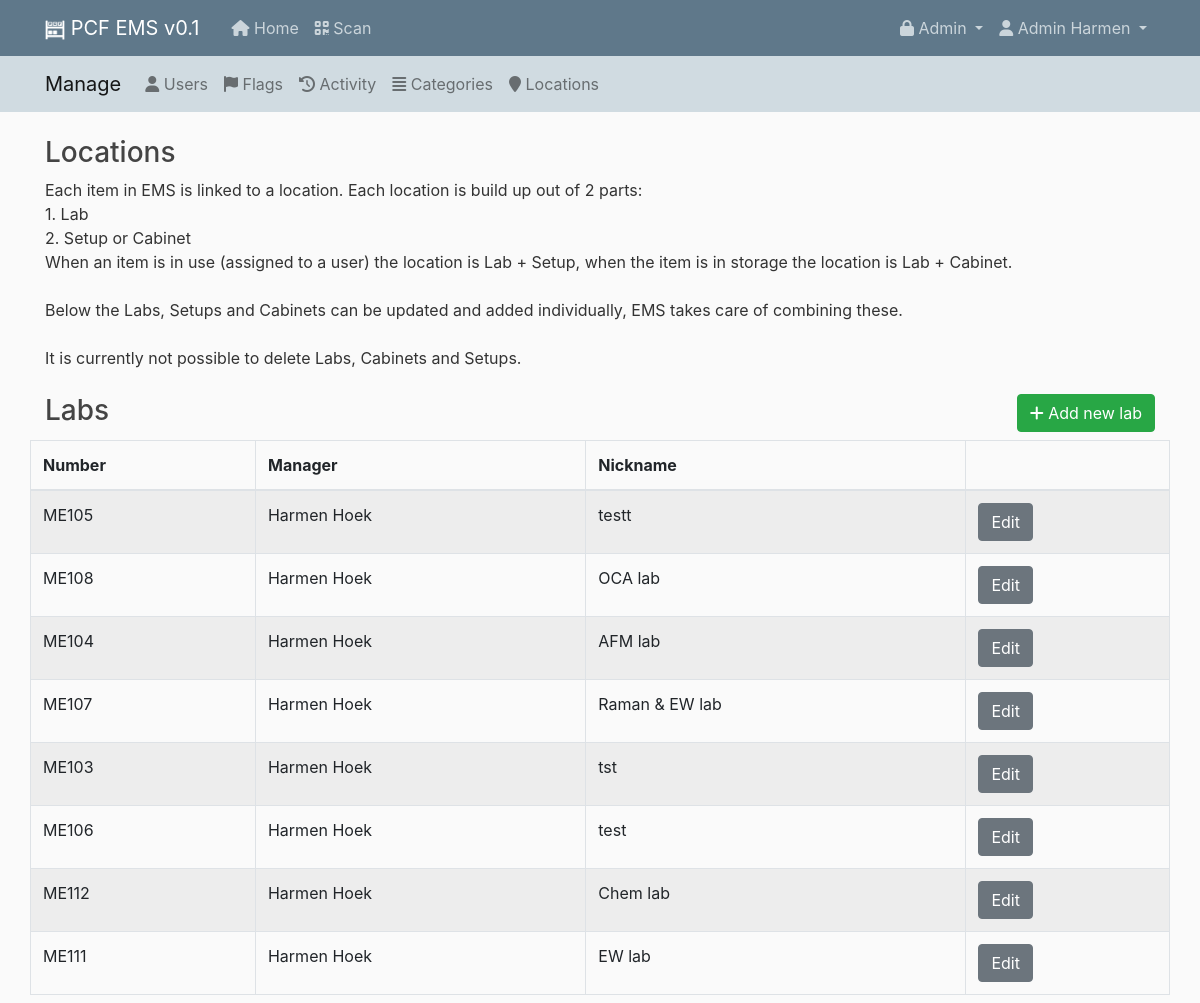
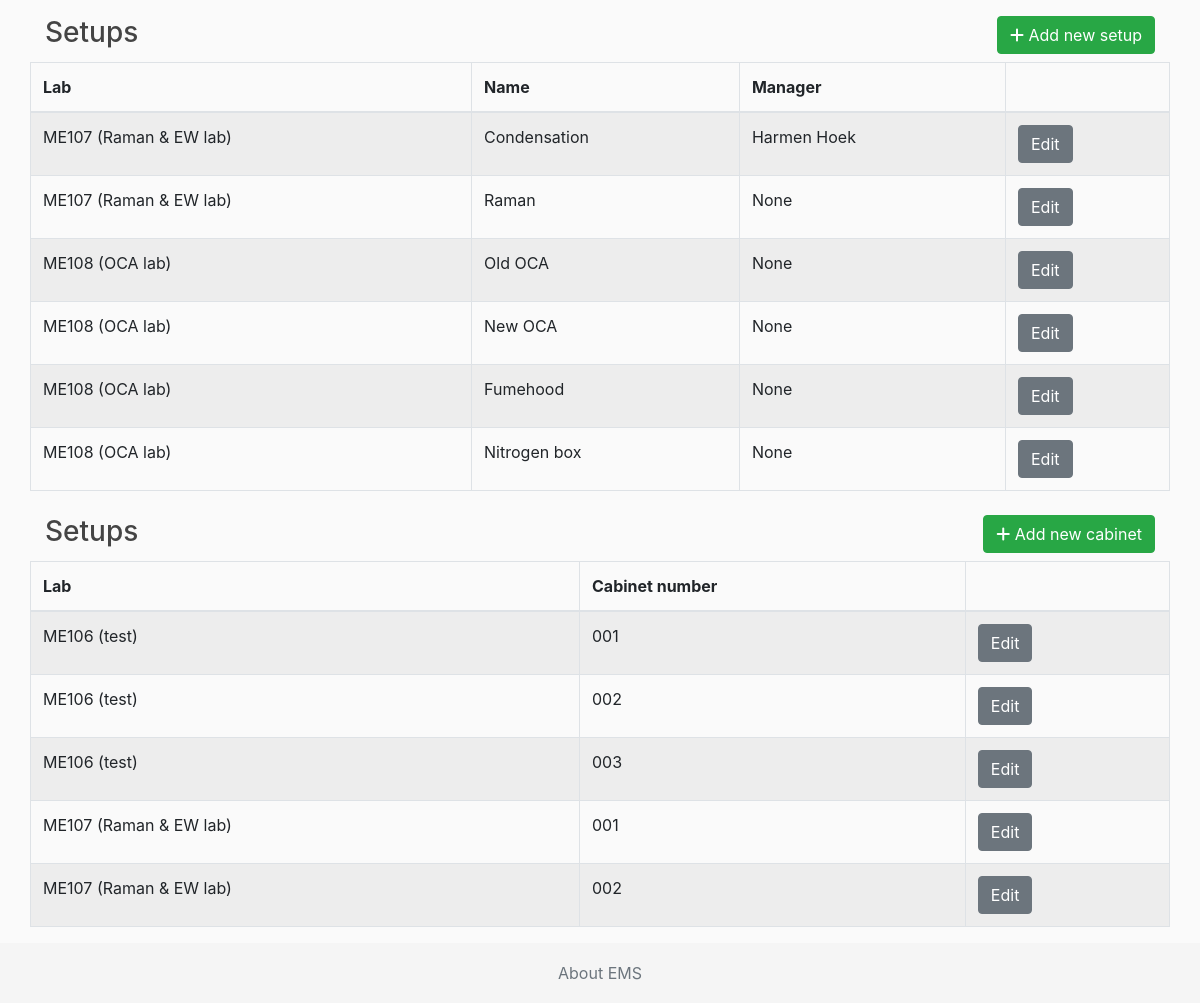
Page /manage/locations/ (signed in) on the committed database (2 pictures, top to bottom).
### ems/models.py (models this page shows, shortened)
class Lab(models.Model):
    number = models.CharField(max_length=5)
    manager = models.ForeignKey(User, on_delete=models.SET_NULL, null=True, blank=True, default=2, limit_choices_to={'is_superuser': False})
    nickname = models.CharField(max_length=20, default='', null=True, blank=True)
    history = HistoricalRecords()
    def __str__(self):
        return f"{self.number} ({self.nickname})"

class Setup(models.Model):
    lab = models.ForeignKey(Lab, on_delete=models.CASCADE)
    name = models.CharField(max_length=100)
    manager = models.ForeignKey(User, on_delete=models.SET_NULL, null=True, blank=True, default='undefined', limit_choices_to={'is_superuser': False})
    history = HistoricalRecords()

class Cabinet(models.Model):
    lab = models.ForeignKey(Lab, on_delete=models.CASCADE)
    number = models.CharField(max_length=10)
    history = HistoricalRecords()

### ems_manage/views.py (the view)
# urls.py: path('locations/', LocationsView.as_view(), name='manage-locations'),
class LocationsView(ListView):
    model = Lab
    template_name = 'ems_manage/location_list.html'
    def get_context_data(self, **kwargs): # to send extra data
        context = super().get_context_data(**kwargs)
        setups = Setup.objects.all()
        context['setups'] = setups
        cabinets = Cabinet.objects.all()
        context['cabinets'] = cabinets
        return context

### ems/models.py (called while the page is built)
def get_first_name(self):
    return f'{self.first_name} {self.last_name}'

### ems_manage/templates/ems_manage/location_list.html
{% extends "ems_manage/manage_base.html" %}
{% block content %}
<div class="row">
    <div class="col col-12">
        <div class="float-left my-2">
            <h3 class="d-inline">Locations</h3>
        </div>
    </div>
</div>
<p>
    Each item in EMS is linked to a location. Each location is build up out of 2 parts:<br>
    1. Lab <br>
    2. Setup or Cabinet <br>
    When an item is in use (assigned to a user) the location is Lab + Setup, when the item is in storage the location
    is Lab + Cabinet.<br>
    <br>
    Below the Labs, Setups and Cabinets can be updated and added individually, EMS takes care of combining these.<br>
    <br>
    It is currently not possible to delete Labs, Cabinets and Setups.
</p>
<div class="row">
    <div class="col col-12">
        <div class="float-left my-2">
            <h3 class="d-inline">Labs</h3>
        </div>
        <div class="float-right my-2">
            <a class="btn btn-success" href="{% url 'manage-labs-add' %}"><i class="fas fa-plus"></i> Add new lab</a>
        </div>
    </div>
</div>
<div class="row">
    <table id="user_list" class="table table-striped table-bordered table">
        <thead>
        <tr>
            <th data-priority="10">Number</th>
            <th data-priority="10">Manager</th>
            <th data-priority="10">Nickname</th>
            <th data-priority="10"></th>
        </tr>
        </thead>
        <tbody>
        {% for item in object_list %}
        <tr>
            <td>{{ item.number }}</td>
            <td>{{ item.manager }}</td>
            <td>{{ item.nickname }}</td>
            <td>
                <a href="{% url 'manage-labs-update' item.pk %}" class="btn btn-secondary">Edit</a>
            </td>
        </tr>
        {% endfor %}
        </tbody>
    </table>
</div>
<div class="row">
    <div class="col col-12">
        <div class="float-left my-2">
            <h3 class="d-inline">Setups</h3>
        </div>
        <div class="float-right my-2">
            <a class="btn btn-success" href="{% url 'manage-setups-add' %}"><i class="fas fa-plus"></i> Add new setup</a>
        </div>
    </div>
</div>
<div class="row">
    <table id="user_list" class="table table-striped table-bordered table">
        <thead>
        <tr>
            <th data-priority="10">Lab</th>
            <th data-priority="10">Name</th>
            <th data-priority="10">Manager</th>
            <th data-priority="10"></th>
        </tr>
        </thead>
        <tbody>
        {% for item in setups %}
        <tr>
            <td>{{ item.lab }}</td>
            <td>{{ item.name }}</td>
            <td>{{ item.manager }}</td>
            <td>
                <a href="{% url 'manage-setups-update' item.pk %}" class="btn btn-secondary">Edit</a>
            </td>
        </tr>
        {% endfor %}
        </tbody>
    </table>
</div>
<div class="row">
    <div class="col col-12">
        <div class="float-left my-2">
            <h3 class="d-inline">Setups</h3>
        </div>
        <div class="float-right my-2">
            <a class="btn btn-success" href="{% url 'manage-cabinets-add' %}"><i class="fas fa-plus"></i> Add new cabinet</a>
        </div>
    </div>
</div>
<div class="row">
    <table id="user_list" class="table table-striped table-bordered table">
        <thead>
        <tr>
            <th data-priority="10">Lab</th>
            <th data-priority="10">Cabinet number</th>
            <th data-priority="10"></th>
        </tr>
        </thead>
        <tbody>
        {% for item in cabinets %}
        <tr>
            <td>{{ item.lab }}</td>
            <td>{{ item.number }}</td>
            <td>
                <a href="{% url 'manage-cabinets-update' item.pk %}" class="btn btn-secondary">Edit</a>
            </td>
        </tr>
        {% endfor %}
        </tbody>
    </table>
</div>
{% endblock content %}

### ems/templates/ems/base.html (shortened to what this page needs)
{% load static %}
<!DOCTYPE html>
<html>
<head>
    {% load bootstrap4 %}
    {% bootstrap_css %}
    <link href="https://cdn.datatables.net/responsive/2.2.6/css/responsive.dataTables.min.css" rel="stylesheet">
    <link href="https://cdn.datatables.net/1.10.22/css/dataTables.bootstrap4.min.css" rel="stylesheet">
    <link rel="stylesheet" type="text/css" href="{% static 'ems/main.css' %}">
</head>
<body>
<header class="site-header">
    <nav class="navbar navbar-expand-md navbar-dark bg-steel fixed-top">
        <div class="container">
            <a class="navbar-brand mr-4" href="/">
                <img class="align-middle" style="height:1em;" src="{% static 'ems/favicon_white_192x192.png' %}" />
                PCF EMS v0.1
            </a>
            <div class="navbar-nav mr-auto">
                <a class="nav-item nav-link d-none d-md-block" href="{% url 'ems-home' %}"><i class="fas fa-home"></i> Home</a>
                <a class="nav-item nav-link" href="{% url 'ems-scanner' %}"><i class="fas fa-qrcode"></i> Scan</a>
            </div>
            <div class="collapse navbar-collapse" id="navbarToggle">
                <div class="navbar-nav">
                    {% if user.is_staff %}
                    <li class="nav-item dropdown">
                            <a class="nav-link dropdown-toggle" href="#" id="navbarDropdown" role="button"
                               data-toggle="dropdown" aria-haspopup="true" aria-expanded="false">
                                <i class="fas fa-lock"></i> Admin
                            </a>
                        </li>
                    {% endif %}
                    {% if user.is_authenticated %}
                        <li class="nav-item dropdown">
                            <a class="nav-link dropdown-toggle" href="#" id="navbarDropdown" role="button"
                               data-toggle="dropdown" aria-haspopup="true" aria-expanded="false">
                                <i class="fas fa-user"></i> {{ user.first_name }} {{ user.last_name }}
                            </a>
                        </li>
                    {% else %}
                        <a class="nav-item nav-link" href="{% url 'login' %}">Login</a>
                    {% endif %}
                </div>
            </div>
        </div>
    </nav>
</header>
    {% block secondheader %}{% endblock secondheader %}
<main role="main" class="container">
    <div class="row">
        <div class="col-md-12">
            {% block content %}{% endblock %}
        </div>
    </div>
</main>
<footer class="footer">
    <div class="container text-center">
        <span class="text-muted"><a class="text-muted" href="{% url 'ems-about' %}">About EMS</a></span>
    </div>
</footer>
</body>
</html>

### ems/static/ems/main.css (style rules this page uses)
body { background: #fafafa; color: #333333; margin-top: 5rem; }
h1, h2, h3, h4, h5, h6 { color: #444444; }
.bg-steel { background-color: #5f788a; }
.site-header .navbar-nav .nav-link { color: #cbd5db; }
html { position: relative; min-height: 100%; }
body { margin-bottom: 60px; }
.footer { position: absolute; bottom: 0; width: 100%; height: 60px; line-height: 60px; background-color: #f5f5f5; }

### rows in the picture
Lab: number "ME105", manager "Harmen Hoek", nickname "testt"
Lab: number "ME108", manager "Harmen Hoek", nickname "OCA lab"
Lab: number "ME104", manager "Harmen Hoek", nickname "AFM lab"
Lab: number "ME107", manager "Harmen Hoek", nickname "Raman & EW lab"
Lab: number "ME103", manager "Harmen Hoek", nickname "tst"
Lab: number "ME106", manager "Harmen Hoek", nickname "test"
Lab: number "ME112", manager "Harmen Hoek", nickname "Chem lab"
Lab: number "ME111", manager "Harmen Hoek", nickname "EW lab"
Setup: lab "ME107 (Raman & EW lab)", name "Condensation", manager "Harmen Hoek"
Setup: lab "ME107 (Raman & EW lab)", name "Raman", manager "None"
Setup: lab "ME108 (OCA lab)", name "Old OCA", manager "None"
Setup: lab "ME108 (OCA lab)", name "New OCA", manager "None"
Setup: lab "ME108 (OCA lab)", name "Fumehood", manager "None"
Setup: lab "ME108 (OCA lab)", name "Nitrogen box", manager "None"
Cabinet: lab "ME106 (test)", number "001"
Cabinet: lab "ME106 (test)", number "002"
Cabinet: lab "ME106 (test)", number "003"
Cabinet: lab "ME107 (Raman & EW lab)", number "001"
Cabinet: lab "ME107 (Raman & EW lab)", number "002"

### other values in the picture
{{ user.first_name }} "Admin"
{{ user.last_name }} "Harmen"
